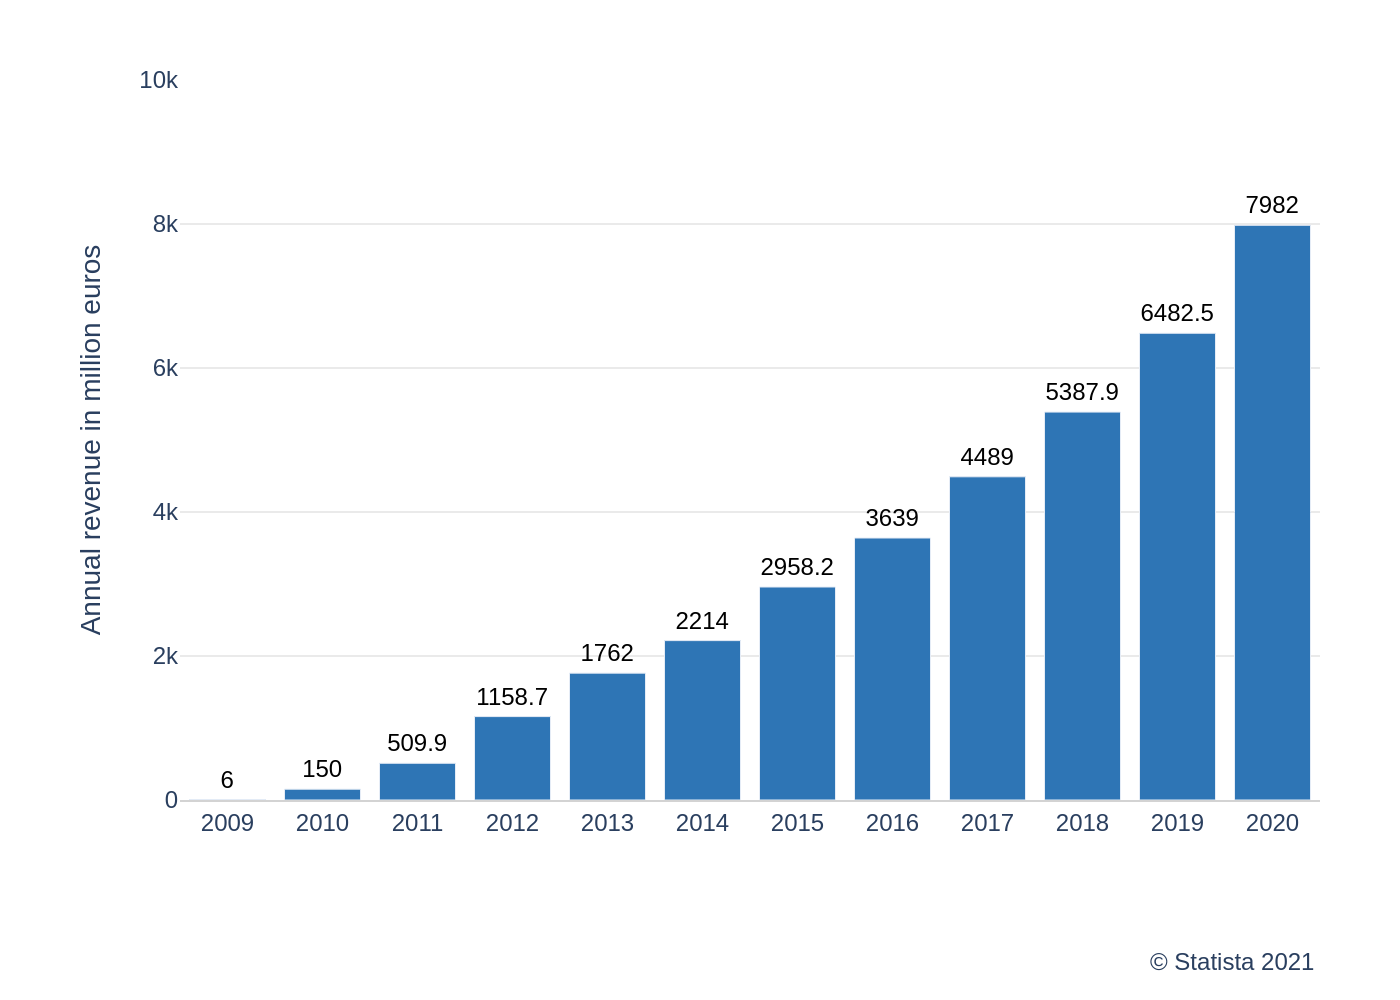

Recreate this plot in Python.
import sys
import json
import pathlib
import plotly.graph_objects as go

if len(sys.argv) != 2:
    print(f"Usage: {sys.argv[0]} <json_file_path>")
    sys.exit(1)

json_path = pathlib.Path(sys.argv[1])
if not json_path.is_file():
    print(f"Error: File not found at {json_path}")
    sys.exit(1)

with open(json_path, 'r', encoding='utf-8') as f:
    config = json.load(f)

chart_data = config['chart_data']
texts = config['texts']
colors = config['colors']

categories = [item['category'] for item in chart_data]
values = [item['value'] for item in chart_data]
text_labels = [str(v) for v in values]

fig = go.Figure()

fig.add_trace(go.Bar(
    x=categories,
    y=values,
    text=text_labels,
    textposition='outside',
    cliponaxis=False,
    marker_color=colors[0],
    textfont=dict(
        family="Arial",
        size=12,
        color='black'
    )
))

fig.update_layout(
    font=dict(
        family="Arial",
        size=12
    ),
    plot_bgcolor='white',
    showlegend=False,
    xaxis=dict(
        title_text=texts.get('x_axis_title'),
        showgrid=False,
        showline=True,
        linecolor='lightgrey'
    ),
    yaxis=dict(
        title_text=texts.get('y_axis_title'),
        range=[0, 10000],
        dtick=2000,
        gridcolor='#EAEAEA',
        gridwidth=1,
        zeroline=False,
        showline=False
    ),
    margin=dict(l=90, r=40, t=40, b=100),
    annotations=[
        dict(
            text=texts.get('source'),
            showarrow=False,
            xref='paper',
            yref='paper',
            x=1,
            y=-0.2,
            xanchor='right',
            yanchor='top',
            font=dict(size=12)
        )
    ]
)

output_path = json_path.with_suffix('.png')
fig.write_image(output_path, scale=2)

print(f"Chart saved to {output_path}")
